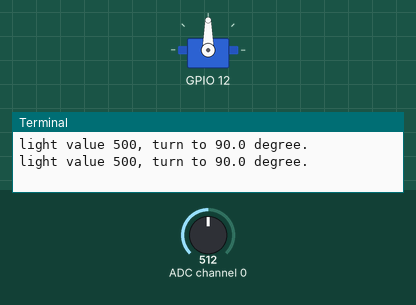
The program below on a simulated Raspberry Pi (BCM pin numbers) with a Grove Base HAT. Shown: servo, the last lines printed to the terminal. Inputs (shaded band) come from the test bench; at power-on: ADC channel 0 = 512 (analog values on the 0–1023 scale). Servo angles are drawn from the pulse width (0.5 ms = 0°, 2.5 ms = 180°).

Above: at 1.2 s.
1.3 s: ADC channel 0 set to 716
At 3.2 s:
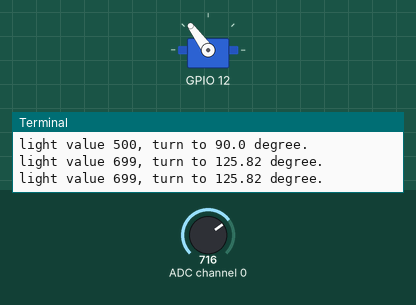
3.5 s: ADC channel 0 set to 900
At 4.8 s:
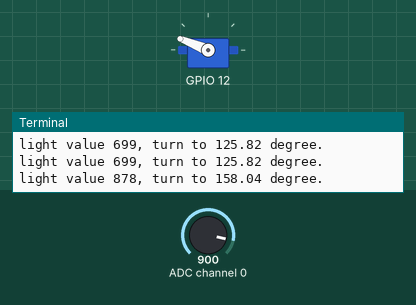
5.5 s: ADC channel 0 set to 1023
At 6.5 s:
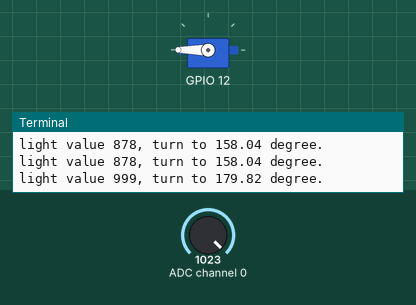
7.5 s: ADC channel 0 set to 306
At 9.2 s:
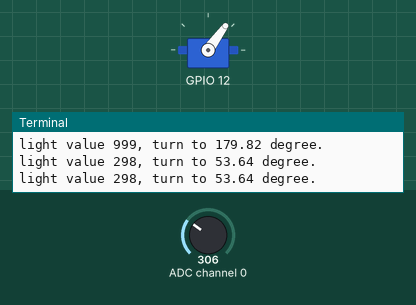
9.5 s: ADC channel 0 set to 122
At 11.0 s:
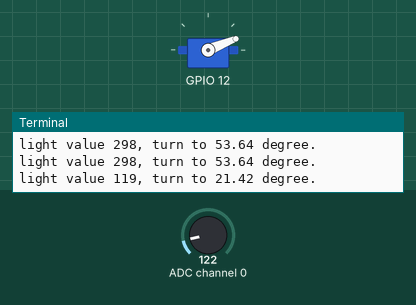
11.5 s: ADC channel 0 set to 511
At 12.6 s:
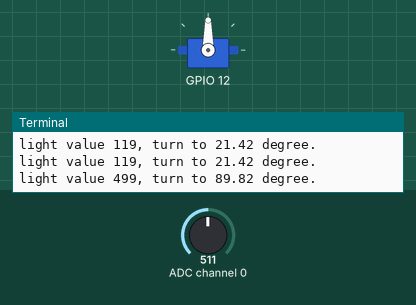
Timing chart, 0 to 14.5 s (numbered marks = the images above; inputs shaded):
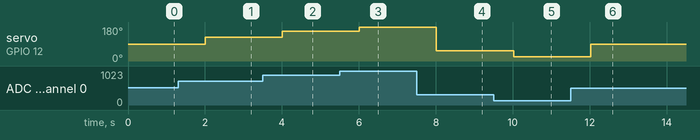

Measured:
- after the input at 1.3 s, servo on GPIO 12: 90° → 126° after 0.71 s
- after the input at 3.5 s, servo on GPIO 12: 126° → 158° after 0.51 s
- after the input at 5.5 s, servo on GPIO 12: 158° → 180° after 0.51 s
- after the input at 7.5 s, servo on GPIO 12: 180° → 54° after 0.52 s
- after the input at 9.5 s, servo on GPIO 12: 54° → 22° after 0.52 s
- after the input at 11.5 s, servo on GPIO 12: 22° → 90° after 0.52 s

The program:

Lesson_3_light_sensor.py
```python
#!/usr/bin/env python

import time

from grove.grove_servo import GroveServo
from grove.grove_light_sensor_v1_2 import GroveLightSensor

def main():
    # Grove - Servo connected to PWM port
    servo = GroveServo(12)

    # Grove - Light Sensor connected to port A0
    sensor = GroveLightSensor(0)

    while True:
        angle = sensor.light * 180 / 1000
        print('light value {}, turn to {} degree.'.format(sensor.light, angle))
        servo.setAngle(angle)

        time.sleep(1)

if __name__ == '__main__':
    main()
```
